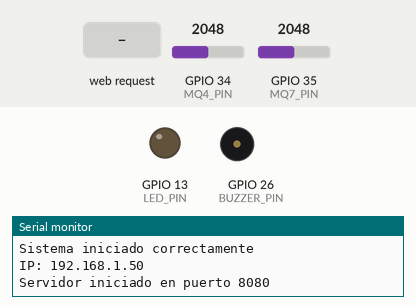
A sketch run on a simulated ESP32. Parts: output pins drawn as LEDs (lit = HIGH), buzzer (waves = sounding, pin HIGH), the last lines printed to the serial monitor. Dashed ring = blinking. The inputs (shaded band) are chosen by the test bench; at power-on: GPIO 34 (MQ4_PIN) = 2048, GPIO 35 (MQ7_PIN) = 2048. WiFi joins after 1.5 s; servers stay silent unless stated; EEPROM starts erased.

Above: at 2.7 s.
2.8 s: GPIO 34 (MQ4_PIN) set to 2971
4.3 s: GPIO 34 (MQ4_PIN) set to 3046
At 4.7 s:
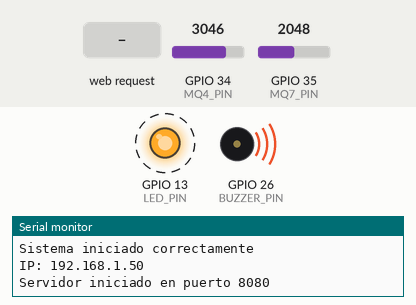
7.3 s: HTTP request GET /GET_VALUES received
10.3 s: HTTP request GET /GET_THRESHOLDS received
13.3 s: GPIO 34 (MQ4_PIN) set to 2960
14.8 s: GPIO 34 (MQ4_PIN) set to 3040
At 15.2 s:
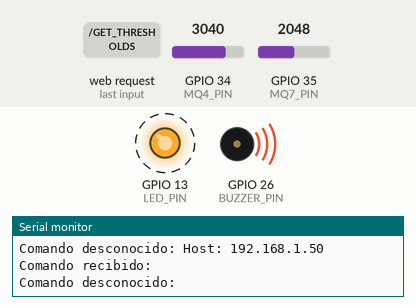
Timing chart, 0 to 18.8 s (numbered marks = the images above; inputs shaded):
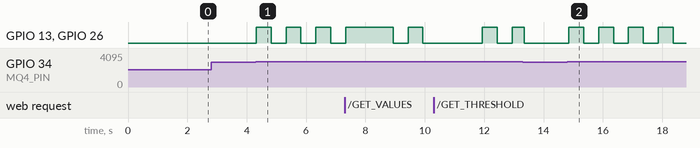

Measured:
- the behaviour switches between 3000 and 3001 on GPIO 34 (MQ4_PIN) (found by bisection; images 0 and 1)
- after the input at 2.8 s, every drawn part: stays the same
- after the input at 4.3 s, GPIO 13 (LED_PIN), GPIO 26 (BUZZER_PIN): alternates HIGH for 0.50 s and LOW for 0.50 s, starting at once
- after the input at 14.8 s, GPIO 13 (LED_PIN), GPIO 26 (BUZZER_PIN): alternates HIGH for 0.50 s and LOW for 0.50 s, starting after 0.05 s

The sketch:

gasox.ino
```cpp
#include <WiFiManager.h>
#include <ESPmDNS.h>
#include <Preferences.h>

WiFiServer server(8080);
Preferences preferences;

// Configuración de pines
const int LED_PIN = 13;
const int BUZZER_PIN = 26;
const int MQ4_PIN = 34;
const int MQ7_PIN = 35;

// Variables de estado
int mq4Threshold = 3000;
int mq7Threshold = 3000;
bool alarmState = false;
bool ledState = false;
unsigned long lastBlinkTime = 0;
const unsigned long BLINK_INTERVAL = 500;

void setup() {
    Serial.begin(115200);
    pinMode(LED_PIN, OUTPUT);
    pinMode(BUZZER_PIN, OUTPUT);
    digitalWrite(LED_PIN, LOW);
    digitalWrite(BUZZER_PIN, LOW);

    // Cargar umbrales guardados
    preferences.begin("gasox", true);
    mq4Threshold = preferences.getInt("mq4_thresh", 3000);
    mq7Threshold = preferences.getInt("mq7_thresh", 3000);
    preferences.end();

    WiFiManager wifiManager;

  // Cambia el color del portal a naranja
  wifiManager.setCustomHeadElement(
    "<style>"
    "body{background-color:#222;}"
    "h1,h2,h3,label,legend,span,div,td,th,p,a{color:#FFA500!important;}"
    "button,input[type='submit'],.btn{background-color:#FFA500!important;color:#222!important;font-weight:bold;}"
    "input,select{background-color:#333!important;color:#FFA500!important;border:1px solid #FFA500!important;}"
    ".msg{color:#FFA500!important;}"
    "</style>"
  );

  wifiManager.setAPCallback([](WiFiManager* wm) {
    Serial.println("Conéctate a la red GASOX y abre el portal para configurar.");
  });

  wifiManager.setSaveConfigCallback([]() {
    Serial.println("Configuración guardada, reiniciando...");
  });

  wifiManager.autoConnect("GASOX");

  // Mostrar la IP en el portal tras la conexión
  String ipMsg = "<div style='margin:24px 0;padding:16px;background:#222;border:2px solid #FFA500;border-radius:12px;'>";
  ipMsg += "<h2 style='color:#FFA500;'>¡Conexión exitosa!</h2>";
  ipMsg += "<p style='color:#FFA500;font-size:18px;'>La nueva IP de tu ESP32 es:</p>";
  ipMsg += "<div style='font-size:22px;font-weight:bold;color:#FFA500;background:#333;padding:8px 16px;border-radius:8px;display:inline-block;'>";
  ipMsg += WiFi.localIP().toString();
  ipMsg += "</div>";
  ipMsg += "<p style='color:#FFA500;'>Cópiala y pégala en la app si gasox.local no funciona.</p>";
  ipMsg += "</div>";

  wifiManager.setCustomMenuHTML(ipMsg.c_str());

  Serial.println("WiFi conectado!");
  Serial.print("Dirección IP: ");
  Serial.println(WiFi.localIP());

  if (!MDNS.begin("gasox")) {
        Serial.println("Error al iniciar mDNS");
        delay(1000);
        ESP.restart();
    }
    MDNS.addService("http", "tcp", 8080);

    Serial.println("Sistema iniciado correctamente");
    Serial.println("IP: " + WiFi.localIP().toString());

    server.begin();
    Serial.println("Servidor iniciado en puerto 8080");
}

void saveThresholds() {
    preferences.begin("gasox", false);
    preferences.putInt("mq4_thresh", mq4Threshold);
    preferences.putInt("mq7_thresh", mq7Threshold);
    preferences.end();
}

void activateAlarm(bool state) {
    unsigned long currentMillis = millis();

    if (state) {
        if (currentMillis - lastBlinkTime >= BLINK_INTERVAL) {
            ledState = !ledState;
            digitalWrite(LED_PIN, ledState);
            digitalWrite(BUZZER_PIN, ledState);
            lastBlinkTime = currentMillis;
        }
    } else {
        digitalWrite(LED_PIN, LOW);
        digitalWrite(BUZZER_PIN, LOW);
        ledState = false;
    }
}

void handleCommand(WiFiClient& client, String command) {
    if (command.startsWith("SET_THRESHOLD_MQ4:")) {
        int newThreshold = command.substring(18).toInt();
        if (newThreshold >= 0 && newThreshold <= 80000) {
            mq4Threshold = newThreshold;
            saveThresholds();
            client.println("{\"status\":\"ok\",\"mq4_threshold\":" + String(mq4Threshold) + "}");
        } else {
            client.println("{\"status\":\"error\",\"message\":\"invalid_threshold\"}");
        }
    }
    else if (command.startsWith("SET_THRESHOLD_MQ7:")) {
        int newThreshold = command.substring(18).toInt();
        if (newThreshold >= 0 && newThreshold <= 80000) {
            mq7Threshold = newThreshold;
            saveThresholds();
            client.println("{\"status\":\"ok\",\"mq7_threshold\":" + String(mq7Threshold) + "}");
        } else {
            client.println("{\"status\":\"error\",\"message\":\"invalid_threshold\"}");
        }
    }
    else if (command == "GET_VALUES") {
        int mq4 = analogRead(MQ4_PIN);
        int mq7 = analogRead(MQ7_PIN);
        String response = "{\"mq4\":" + String(mq4) +
                         ",\"mq7\":" + String(mq7) +
                         ",\"alarm\":" + String(alarmState) +
                         ",\"mq4_threshold\":" + String(mq4Threshold) +
                         ",\"mq7_threshold\":" + String(mq7Threshold) + "}";
        client.println(response);
    }
    else if (command == "GET_THRESHOLDS") {
        String response = "{\"mq4_threshold\":" + String(mq4Threshold) +
                         ",\"mq7_threshold\":" + String(mq7Threshold) + "}";
        client.println(response);
    }
    else if (command == "GET_ALARM_STATE") {
          String alarmResponse = alarmState ? "ALARMA_ACTIVA" : "SIN_ALARMA";
          client.println(alarmResponse);
          Serial.println("Estado de alarma enviado: " + alarmResponse);
    } else if (command == "GET_IP") {
          client.println(WiFi.localIP());
    } else if (command == "FORGET_WIFI") {
          client.println("OLVIDANDO_WIFI");
          client.flush();
          delay(100);
          WiFi.disconnect(true, true);
          ESP.restart();
    } else {
          client.println("COMANDO_DESCONOCIDO");
          Serial.println("Comando desconocido: " + command);
    }
}

void loop() {
    int mq4Value = analogRead(MQ4_PIN);
    int mq7Value = analogRead(MQ7_PIN);

    // Verificar umbrales y activar alarma
    bool shouldAlarm = (mq4Value > mq4Threshold) || (mq7Value > mq7Threshold);

    if (shouldAlarm != alarmState) {
        alarmState = shouldAlarm;
    }

    activateAlarm(alarmState);

    // Manejar clientes
    WiFiClient client = server.available();
    if (client) {
      while (client.connected()) {
        if (client.available()) {
          String command = client.readStringUntil('\n');
          command.trim();

          // Debug
          Serial.println("Comando recibido: " + command);

          // Usar handleCommand para procesar todos los comandos
          handleCommand(client, command);

          client.flush();
        }
      }
      client.stop();
    }

    delay(100);
}
```
